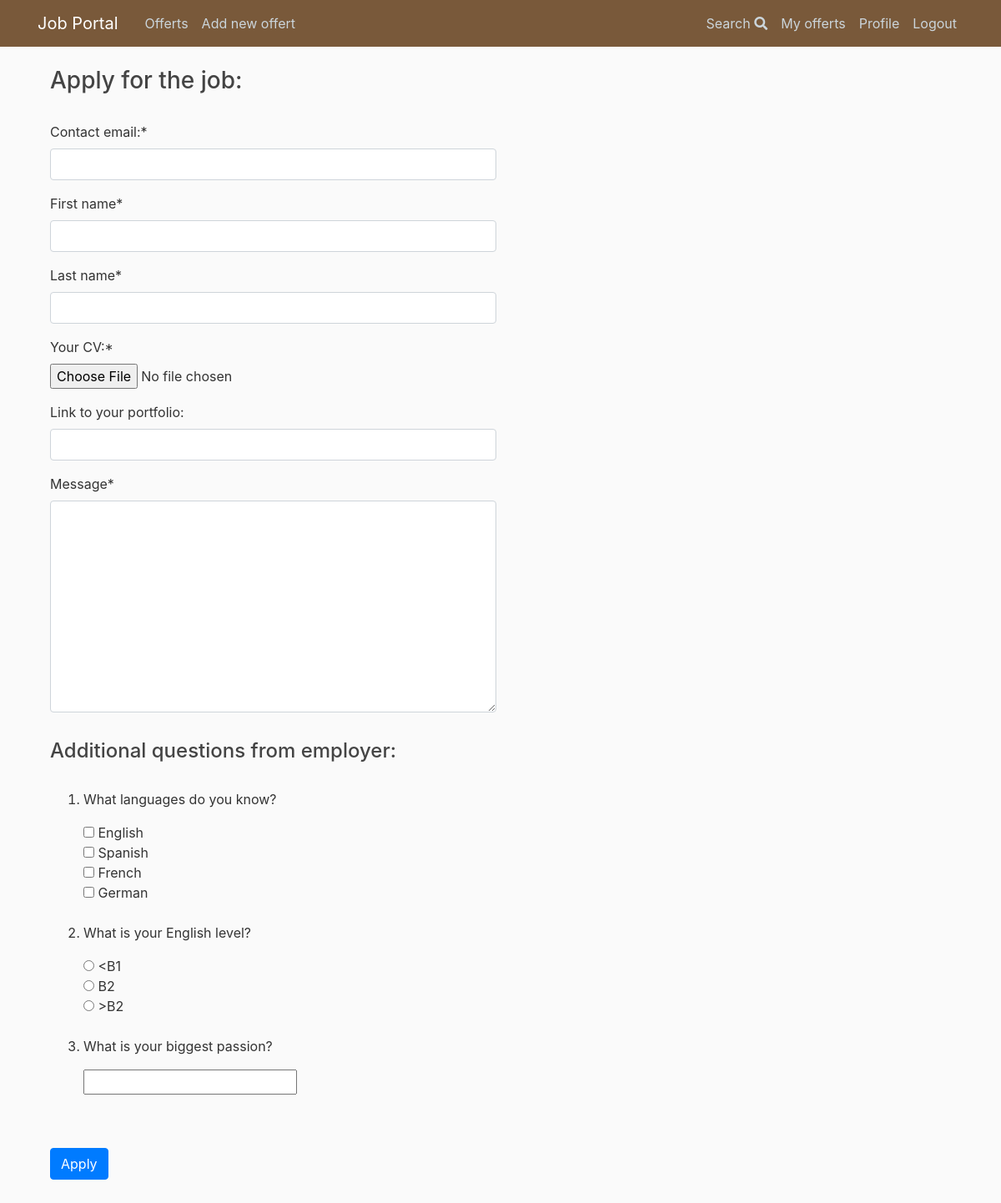
/offerts/apply/114 (signed in), run on the app's committed database.
### offerts/models.py (models this page shows, shortened)
class CustomQuestion(models.Model):
    offert = models.ForeignKey(Offert, on_delete=models.CASCADE)
    question = models.CharField(max_length = 500)
    answer_types = (
        ('T', 'text'),
        ('R', 'single-choice'),
        ('C', 'multiple-choice'),
    )
    answer_type = models.CharField(
        max_length=1,
        choices=answer_types,
        default='T',
        null = True
    )
    answer_choices =  models.TextField(null = True)
    def get_answers(self):
        all_answers = list(self.answer_choices.split("|"))
        del all_answers[len(all_answers)-1]
        return all_answers

### offerts/views.py (the view)
# urls.py: path('apply/<int:pk>', ApplyView, name='apply'),
@login_required
def ApplyView(request, **kwargs):
    offert_id = kwargs['pk']
    offert = Offert.objects.get(id=offert_id)
    questions = CustomQuestion.objects.filter(offert=offert)
    if request.method == "POST":
        form = ApplyForm(request.POST, request.FILES)
        if form.is_valid(request, offert_id):
            form.save()
            for question in questions:
                if question.answer_type == 'T':
                    print("typ: TTTTTTTTTTT")
                    answer = request.POST.get(question.question)
                elif question.answer_type == 'R':
                    print("typ: RRRRRRRRRRR")
                    answer = ""
                    for rad in question.get_answers():
                        if request.POST.get(question.question) == rad:
                            answer += rad
                else:
                    print("typ: CCCCCCCCCC")
                    answer = ""
                    for box in question.get_answers():
                        if request.POST.get(question.question + " " + box) == 'on':
                            answer += box + "|"
                apps = Application.objects.all().filter(offert=offert_id, applicant=request.user)
                apps.order_by('id')
                application = apps.last()
                custom_answer = CustomAnswer.objects.create(
                    applicant =     request.user,
                    question =      question,
                    application =   application,
                    answer_type =   question.answer_type,
                    answer =        answer)
            return redirect('home')
    else:
        profile = Profile.objects.get(user=request.user)
        form = ApplyForm()
    context = {
        'form' : form,
        'offert' : offert,
        'questions' : questions
    }
    return render(request, 'offerts/apply.html', context)

### offerts/forms.py (shortened to what this page needs)
class ApplyForm(forms.ModelForm):
    class Meta:
        model = Application
        fields = ['email','first_name','last_name','cv','portfolio_link','message']
        labels = {
            "email": "Contact email:",
            "cv": "Your CV:",
            'portfolio_link' : "Link to your portfolio:",
        }
    def __init__(self, *args, **kwargs):
        super(ApplyForm, self).__init__(*args, **kwargs)
        self.fields['portfolio_link'].required = False

### offerts/templates/offerts/apply.html (shortened to what this page needs)
{% extends 'base.html' %}
{% load static %}
{% load crispy_forms_tags %}
{% block body %}
<main role="main" class="container">
  <h3>Apply for the job:</h3> <br>
  <form method="POST" enctype="multipart/form-data">
    <div class="form-row">
      <div class="form-group col-md-8 col-lg-6">
        {{form|crispy}}
      </div>
    </div>
    {% if questions%}
    <h4>Additional questions from employer:</h4> <br>
    <ol>
      {% for question in questions %}
      <li><p>{{ question.question }}</p></li>
      {% if question.answer_type == 'T' %}
      <input type="text" name="{{question.question}}"/>
      <br><br>
      {% endif %}
      {% if question.answer_type == 'R' %}
      <div>
        {% for answer in question.get_answers %}
        <input type="radio" name="{{question.question}}" value="{{answer}}"/>
        {{answer}}
        <br>
        {% endfor %}
      </div>
      <br>
      {% endif %}
      {% if question.answer_type == 'C' %}
      <div>
        {% for answer in question.get_answers %}
        <input type="checkbox" name="{{question.question}} {{answer}}"/>
        {{answer}}
        <br>
        {% endfor %}
      </div>
      <br>
      {% endif %}
      {% endfor %}
    </ol>
    {% endif %}
    <br>
    <button type="submit" class="btn btn-primary mb-5">Apply</button>
  </form>
  {% endblock %}

### offerts/static/main.css (style rules this page uses)
body { background: #fafafa; color: #333333; margin-top: 5rem; }
h1, h2, h3, h4, h5, h6 { color: #444444; }

### data on the page
CustomQuestion: question "What languages do you know?", get_answers "English" "Spanish" "French" "German"
CustomQuestion: question "What is your English level?", get_answers "<B1" "B2" ">B2"
CustomQuestion: question "What is your biggest passion?"
